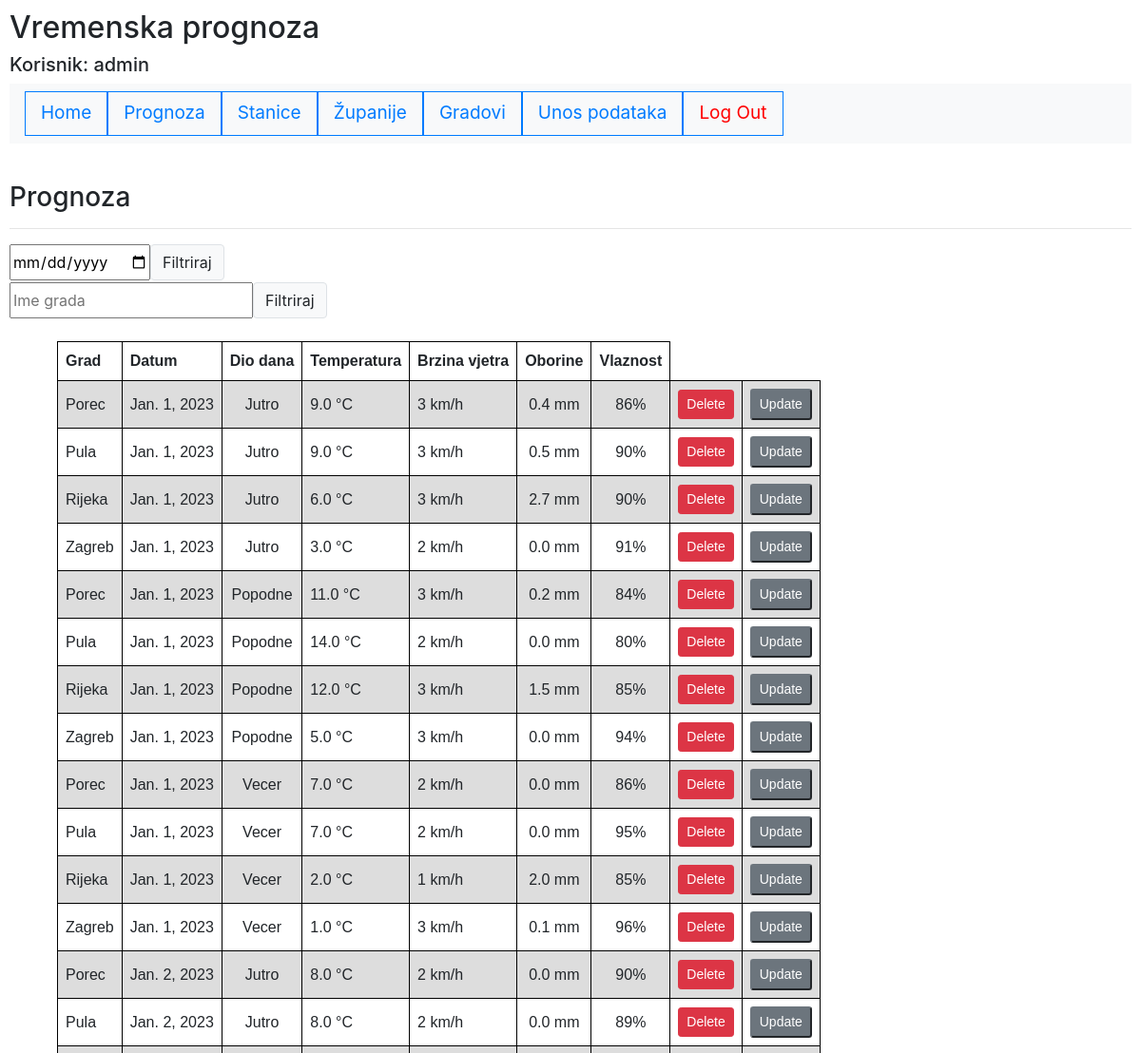
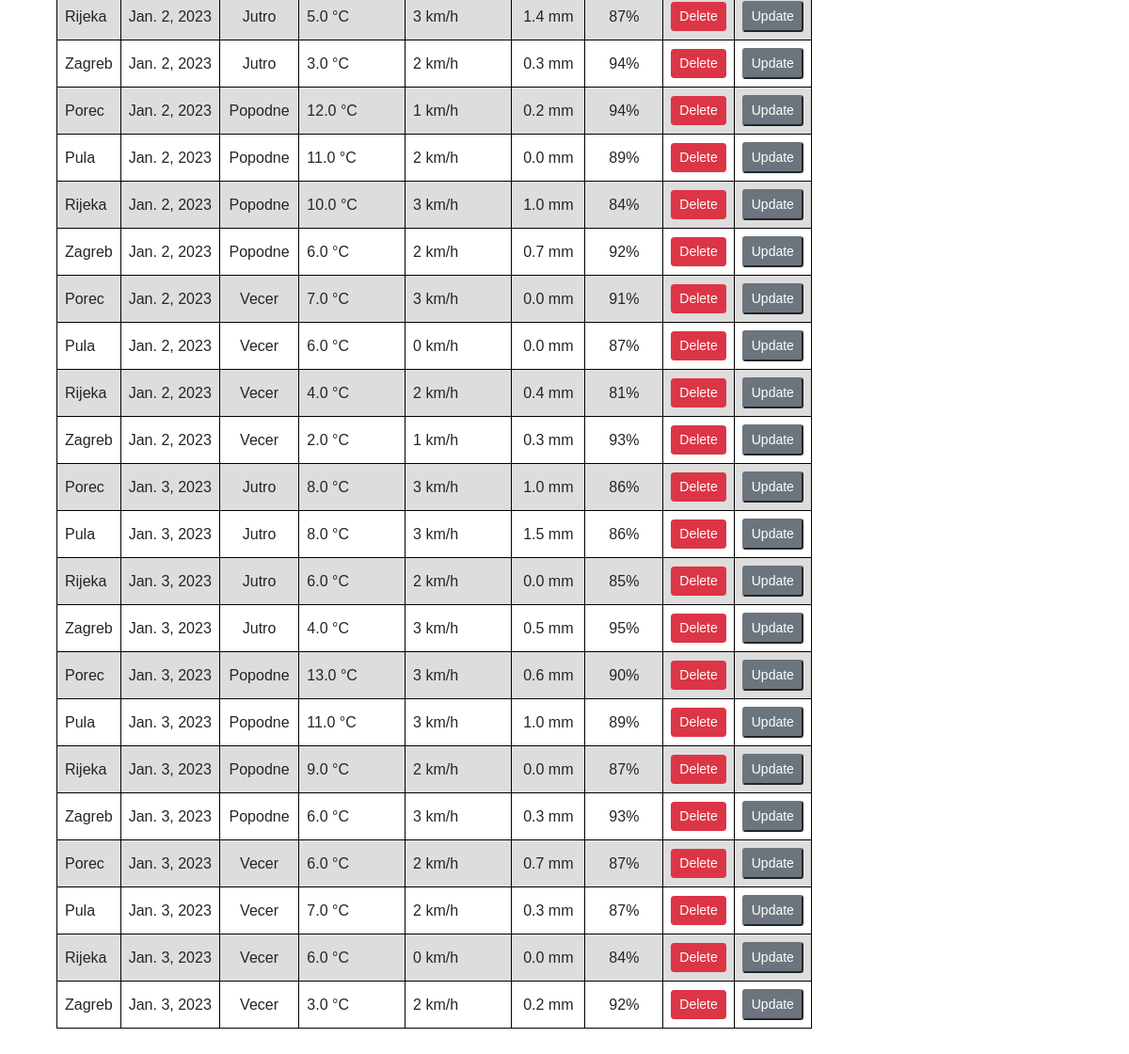
Screenshot of /main/prognoza (signed in) with the database file from the repository (2 pictures, top to bottom).
### main/models.py (models this page shows, shortened)
class Grad(models.Model):
    Postanski_broj=models.IntegerField(validators=[
            MaxValueValidator(99999),
            MinValueValidator(10000)
        ])
    Naziv_grada=models.CharField(max_length=30)
    Zupanija_Provincija_County=models.ForeignKey(Zupanija_Provincija, on_delete=models.CASCADE)
    class Meta:
         ordering = ['Naziv_grada']
    def __str__(self):
        return f'{self.Naziv_grada}'

class Podaci(models.Model):
    Grad_podaci=models.ManyToManyField(Grad)
    Temperatura_u_C=models.FloatField(validators=[
            MinValueValidator(-273.15)
        ])
    Vjetar_brzina=models.IntegerField(validators=[
            MinValueValidator(0)
        ])
    Oborine=models.FloatField(validators=[
            MinValueValidator(0)
        ])
    Vlaznost=models.IntegerField(validators=[
            MaxValueValidator(100),
            MinValueValidator(0)
        ])
    Datum=models.DateField()
    Dio_dana=models.CharField(max_length=15, default=0,
                              choices=(("Jutro","Jutro"), ("Popodne","Popodne"), ("Vecer","Vecer")))
    class Meta:
        ordering = ['Datum', 'Dio_dana', 'Grad_podaci__Naziv_grada']

### main/views.py (the view)
# urls.py: path('prognoza', PrognozaList.as_view(), name='prognoza'),
class PrognozaList(LoginRequiredMixin, ListView):
    model = Podaci

### templates/main/podaci_list.html (shortened to what this page needs)
{% extends "homepage.html" %}
{% block content %}
<br>
<h3> Prognoza </h3>
<hr>
<form method=POST action="{% url 'search-podaci-date' %}">
   <div class="input-group">
    <input type="date" name="search" style="margin-bottom: 2px;"/>
    <input value="Filtriraj" type="submit" class="btn border btn-light" style="margin-bottom: 2px;"/>
  </div>
</form>
<form method=POST action="{% url 'search-podaci-grad' %}">
   <div class="input-group">
    <input type="text" name="search", placeholder="Ime grada"/>
    <input value="Filtriraj" type="submit" class="btn border btn-light"/>
   </div>
</form>
<br>
<table class="margin_tablica">
   <tr>
      <th>Grad</th>
      <th>Datum</th>
      <th>Dio dana</th>
      <th>Temperatura</th>
      <th>Brzina vjetra</th>
      <th>Oborine</th>
      <th>Vlaznost</th>
   </tr>
{% for prog in podaci_list  %}
      <tr>
         {% for Grad_podaci in prog.Grad_podaci.all%}
         <td>{{Grad_podaci}}</td>
         {%endfor%}
         <td>{{prog.Datum}}</td>
         <td class="stupac">{{prog.Dio_dana}}</td>
         <td>{{ prog.Temperatura_u_C }} °C</td>
         <td>{{ prog.Vjetar_brzina}} km/h</td>
         <td class="stupac">{{ prog.Oborine}} mm</td>
         <td class="stupac">{{ prog.Vlaznost}}%</td>
         {% if user.is_superuser %}
         <form action="{%url 'delete-podaci' prog.id%}" method="POST" id="delete-form">
         <td><input value="Delete" type="submit" class="btn btn-danger btn-sm" onclick="return potvrda()"/></td>
          </form>
         <td>
            <a href="{% url 'update-podaci' prog.id%}"><input value="Update" type="submit" class="btn-secondary btn-sm"/></a>
         </td>
         {% endif %}
      </tr>
{% endfor %}
   </table>
{% endblock %}

### templates/homepage.html (shortened to what this page needs)
<!DOCTYPE html>
<html lang="en">
 <head>
    {% load static %}
    <link rel="stylesheet" type="text/css" href="{% static 'style.css' %}">
    <link rel="stylesheet" href="https://cdn.jsdelivr.net/npm/bootstrap@4.3.1/dist/css/bootstrap.min.css">
 </head>
 <body class="bs-example">
   <h2>Vremenska prognoza</h2>
    {% if user.is_authenticated %}
    <h5>Korisnik: {{user.username}}</h5>
    {% else %}
    <h4>Niste ulogirani</h4>
    {%endif%}
    <div id="sidebar">
        {% block sidebar %}
        <div class="navigator">
         <ul class="navbar navbar-expand-lg navbar-light bg-light">
            <li><a class="nav-link border border-primary" href="/main">Home</a></li>
            <li><a class="nav-link border border-primary" href="/main/prognoza">Prognoza</a></li>
            <li><a class="nav-link border border-primary" href="/main/stanice">Stanice</a></li>
            <li><a class="nav-link border border-primary" href="/main/zupanije">Županije</a></li>
            <li><a class="nav-link border border-primary" href="/main/gradovi">Gradovi</a></li>
            {% if user.is_superuser %}
            <li><a class="nav-link border border-primary" href="/main/upload">Unos podataka</a></li>
            {% endif %}
            {% if user.is_authenticated %}
            <li><a class="nav-link border border-primary" href="{% url 'logout' %}" style="color: red;">Log Out</a></li>
            {% endif %}
         </ul>
        </div>
        {% endblock %}
    </div>
    <div class="content">
        {% block content %}
        {% endblock %}
    </div>
 </body>
</html>

### main/static/style.css (style rules this page uses)
li { list-style-type: none; float: left; overflow: hidden; }
li a { padding: 14px; font-size: 19px; text-decoration: none; }
body { background-image: url(https://img.freepik.com/free-vector/white-gray-geometric-pattern-background-vector_53876-136510.jpg?w=1380&t=st=1671621009~exp=1671621609~hmac=ee6c0a03e98882dd374f9ece1eaac08f38fe1a199f1c31b2d1d7972f2f51ccbf); }

### templates/homepage.html (style rules this page uses)
.bs-example { margin: 10px; }

### templates/main/podaci_list.html (style rules this page uses)
.stupac { text-align: center; }
.margin_tablica { margin-left: 50px; margin-right: 50px; margin-bottom: 50px; }
table { font-family: arial, sans-serif; border-collapse: collapse; }
td, th { border: 1px solid black; text-align: left; padding: 8px; }
tr:nth-child(even) { background-color: #dddddd; }
tr:nth-child(odd) { background-color: #ffffff; }

### rows the page displays
Podaci: Datum "Jan. 1, 2023", Dio_dana "Jutro", Temperatura_u_C "9.0", Vjetar_brzina "3", Oborine "0.4", Vlaznost "86"
Grad: Naziv_grada "Porec"
Podaci: Datum "Jan. 1, 2023", Dio_dana "Jutro", Temperatura_u_C "9.0", Vjetar_brzina "3", Oborine "0.5", Vlaznost "90"
Grad: Naziv_grada "Pula"
Podaci: Datum "Jan. 1, 2023", Dio_dana "Jutro", Temperatura_u_C "6.0", Vjetar_brzina "3", Oborine "2.7", Vlaznost "90"
Grad: Naziv_grada "Rijeka"
Podaci: Datum "Jan. 1, 2023", Dio_dana "Jutro", Temperatura_u_C "3.0", Vjetar_brzina "2", Oborine "0.0", Vlaznost "91"
Grad: Naziv_grada "Zagreb"
Podaci: Datum "Jan. 1, 2023", Dio_dana "Popodne", Temperatura_u_C "11.0", Vjetar_brzina "3", Oborine "0.2", Vlaznost "84"
Podaci: Datum "Jan. 1, 2023", Dio_dana "Popodne", Temperatura_u_C "14.0", Vjetar_brzina "2", Oborine "0.0", Vlaznost "80"
Podaci: Datum "Jan. 1, 2023", Dio_dana "Popodne", Temperatura_u_C "12.0", Vjetar_brzina "3", Oborine "1.5", Vlaznost "85"
Podaci: Datum "Jan. 1, 2023", Dio_dana "Popodne", Temperatura_u_C "5.0", Vjetar_brzina "3", Oborine "0.0", Vlaznost "94"
Podaci: Datum "Jan. 1, 2023", Dio_dana "Vecer", Temperatura_u_C "7.0", Vjetar_brzina "2", Oborine "0.0", Vlaznost "86"
Podaci: Datum "Jan. 1, 2023", Dio_dana "Vecer", Temperatura_u_C "7.0", Vjetar_brzina "2", Oborine "0.0", Vlaznost "95"
Podaci: Datum "Jan. 1, 2023", Dio_dana "Vecer", Temperatura_u_C "2.0", Vjetar_brzina "1", Oborine "2.0", Vlaznost "85"
Podaci: Datum "Jan. 1, 2023", Dio_dana "Vecer", Temperatura_u_C "1.0", Vjetar_brzina "3", Oborine "0.1", Vlaznost "96"
Podaci: Datum "Jan. 2, 2023", Dio_dana "Jutro", Temperatura_u_C "8.0", Vjetar_brzina "2", Oborine "0.0", Vlaznost "90"
Podaci: Datum "Jan. 2, 2023", Dio_dana "Jutro", Temperatura_u_C "8.0", Vjetar_brzina "2", Oborine "0.0", Vlaznost "89"
Podaci: Datum "Jan. 2, 2023", Dio_dana "Jutro", Temperatura_u_C "5.0", Vjetar_brzina "3", Oborine "1.4", Vlaznost "87"
Podaci: Datum "Jan. 2, 2023", Dio_dana "Jutro", Temperatura_u_C "3.0", Vjetar_brzina "2", Oborine "0.3", Vlaznost "94"
Podaci: Datum "Jan. 2, 2023", Dio_dana "Popodne", Temperatura_u_C "12.0", Vjetar_brzina "1", Oborine "0.2", Vlaznost "94"
Podaci: Datum "Jan. 2, 2023", Dio_dana "Popodne", Temperatura_u_C "11.0", Vjetar_brzina "2", Oborine "0.0", Vlaznost "89"
Podaci: Datum "Jan. 2, 2023", Dio_dana "Popodne", Temperatura_u_C "10.0", Vjetar_brzina "3", Oborine "1.0", Vlaznost "84"
Podaci: Datum "Jan. 2, 2023", Dio_dana "Popodne", Temperatura_u_C "6.0", Vjetar_brzina "2", Oborine "0.7", Vlaznost "92"
Podaci: Datum "Jan. 2, 2023", Dio_dana "Vecer", Temperatura_u_C "7.0", Vjetar_brzina "3", Oborine "0.0", Vlaznost "91"
Podaci: Datum "Jan. 2, 2023", Dio_dana "Vecer", Temperatura_u_C "6.0", Vjetar_brzina "0", Oborine "0.0", Vlaznost "87"
Podaci: Datum "Jan. 2, 2023", Dio_dana "Vecer", Temperatura_u_C "4.0", Vjetar_brzina "2", Oborine "0.4", Vlaznost "81"
Podaci: Datum "Jan. 2, 2023", Dio_dana "Vecer", Temperatura_u_C "2.0", Vjetar_brzina "1", Oborine "0.3", Vlaznost "93"
Podaci: Datum "Jan. 3, 2023", Dio_dana "Jutro", Temperatura_u_C "8.0", Vjetar_brzina "3", Oborine "1.0", Vlaznost "86"
Podaci: Datum "Jan. 3, 2023", Dio_dana "Jutro", Temperatura_u_C "8.0", Vjetar_brzina "3", Oborine "1.5", Vlaznost "86"
Podaci: Datum "Jan. 3, 2023", Dio_dana "Jutro", Temperatura_u_C "6.0", Vjetar_brzina "2", Oborine "0.0", Vlaznost "85"
Podaci: Datum "Jan. 3, 2023", Dio_dana "Jutro", Temperatura_u_C "4.0", Vjetar_brzina "3", Oborine "0.5", Vlaznost "95"
Podaci: Datum "Jan. 3, 2023", Dio_dana "Popodne", Temperatura_u_C "13.0", Vjetar_brzina "3", Oborine "0.6", Vlaznost "90"
Podaci: Datum "Jan. 3, 2023", Dio_dana "Popodne", Temperatura_u_C "11.0", Vjetar_brzina "3", Oborine "1.0", Vlaznost "89"
Podaci: Datum "Jan. 3, 2023", Dio_dana "Popodne", Temperatura_u_C "9.0", Vjetar_brzina "2", Oborine "0.0", Vlaznost "87"
Podaci: Datum "Jan. 3, 2023", Dio_dana "Popodne", Temperatura_u_C "6.0", Vjetar_brzina "3", Oborine "0.3", Vlaznost "93"
Podaci: Datum "Jan. 3, 2023", Dio_dana "Vecer", Temperatura_u_C "6.0", Vjetar_brzina "2", Oborine "0.7", Vlaznost "87"
Podaci: Datum "Jan. 3, 2023", Dio_dana "Vecer", Temperatura_u_C "7.0", Vjetar_brzina "2", Oborine "0.3", Vlaznost "87"
Podaci: Datum "Jan. 3, 2023", Dio_dana "Vecer", Temperatura_u_C "6.0", Vjetar_brzina "0", Oborine "0.0", Vlaznost "84"
Podaci: Datum "Jan. 3, 2023", Dio_dana "Vecer", Temperatura_u_C "3.0", Vjetar_brzina "2", Oborine "0.2", Vlaznost "92"

### other values shown
{{ user.username }} "admin"
